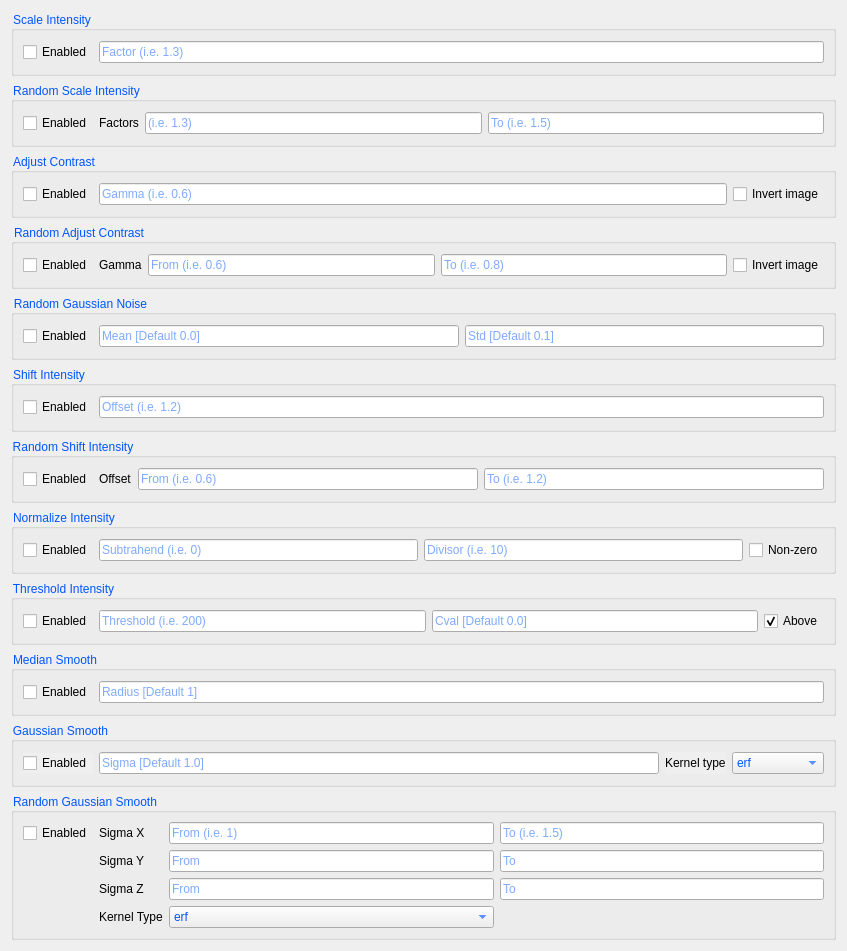
         <widget class="QWidget" name="scrollAreaWidgetContents_2">
          <property name="geometry">
           <rect>
            <x>0</x>
            <y>0</y>
            <width>847</width>
            <height>951</height>
           </rect>
          </property>
          <property name="layoutDirection">
           <enum>Qt::LeftToRight</enum>
          </property>
          <layout class="QVBoxLayout" name="verticalLayout_3">
           <item>
            <widget class="QGroupBox" name="groupBox_6">
             <property name="autoFillBackground">
              <bool>true</bool>
             </property>
             <property name="styleSheet">
              <string notr="true">color: rgb(0, 170, 255);
color: rgb(0, 85, 255);</string>
             </property>
             <property name="title">
              <string>Scale Intensity</string>
             </property>
             <layout class="QGridLayout" name="gridLayout_10">
              <item row="0" column="0">
               <widget class="QCheckBox" name="scaleIntensityEnabled">
                <property name="styleSheet">
                 <string notr="true">color: rgb(0, 0, 0)</string>
                </property>
                <property name="text">
                 <string>Enabled</string>
                </property>
               </widget>
              </item>
              <item row="0" column="1">
               <widget class="QLineEdit" name="scaleIntensityFactor">
                <property name="styleSheet">
                 <string notr="true">color: rgb(0, 85, 255);</string>
                </property>
                <property name="placeholderText">
                 <string>Factor (i.e. 1.3)</string>
                </property>
               </widget>
              </item>
             </layout>
            </widget>
           </item>
           <item>
            <widget class="QGroupBox" name="groupBox">
             <property name="enabled">
              <bool>true</bool>
             </property>
             <property name="autoFillBackground">
              <bool>true</bool>
             </property>
             <property name="styleSheet">
              <string notr="true">color: rgb(0, 85, 255);</string>
             </property>
             <property name="title">
              <string>Random Scale Intensity</string>
             </property>
             <layout class="QGridLayout" name="gridLayout_7">
              <item row="0" column="1">
               <widget class="QLabel" name="label_17">
                <property name="styleSheet">
                 <string notr="true">color: rgb(0, 0, 0);</string>
                </property>
                <property name="text">
                 <string>Factors</string>
                </property>
               </widget>
              </item>
              <item row="0" column="0">
               <widget class="QCheckBox" name="randomScaleIntensityEnabled">
                <property name="styleSheet">
                 <string notr="true">color: rgb(0, 0, 0);</string>
                </property>
                <property name="text">
                 <string>Enabled</string>
                </property>
               </widget>
              </item>
              <item row="0" column="2">
               <widget class="QLineEdit" name="randomScaleIntensityFactorFrom">
                <property name="styleSheet">
                 <string notr="true">color: rgb(0, 85, 255);</string>
                </property>
                <property name="placeholderText">
                 <string>(i.e. 1.3)</string>
                </property>
               </widget>
              </item>
              <item row="0" column="3">
               <widget class="QLineEdit" name="randomScaleIntensityFactorTo">
                <property name="styleSheet">
                 <string notr="true">color: rgb(0, 85, 255);</string>
                </property>
                <property name="placeholderText">
                 <string>To (i.e. 1.5)</string>
                </property>
               </widget>
              </item>
             </layout>
            </widget>
           </item>
           <item>
            <widget class="QGroupBox" name="groupBox_7">
             <property name="autoFillBackground">
              <bool>true</bool>
             </property>
             <property name="styleSheet">
              <string notr="true">color: rgb(0, 85, 255);</string>
             </property>
             <property name="title">
              <string>Adjust Contrast</string>
             </property>
             <layout class="QGridLayout" name="gridLayout_11">
              <item row="0" column="1">
               <widget class="QLineEdit" name="adjustContrastGamma">
                <property name="styleSheet">
                 <string notr="true">color: rgb(0, 85, 255);</string>
                </property>
                <property name="placeholderText">
                 <string>Gamma (i.e. 0.6)</string>
                </property>
               </widget>
              </item>
              <item row="0" column="0">
               <widget class="QCheckBox" name="adjustContrastEnabled">
                <property name="styleSheet">
                 <string notr="true">color: rgb(0, 0, 0);</string>
                </property>
                <property name="text">
                 <string>Enabled</string>
                </property>
               </widget>
              </item>
              <item row="0" column="2">
               <widget class="QCheckBox" name="adjustContrastInvertImage">
                <property name="styleSheet">
                 <string notr="true">color: rgb(0, 0, 0);</string>
                </property>
                <property name="text">
                 <string>Invert image</string>
                </property>
               </widget>
              </item>
             </layout>
            </widget>
           </item>
           <item>
            <widget class="QGroupBox" name="groupBox_2">
             <property name="enabled">
              <bool>true</bool>
             </property>
             <property name="autoFillBackground">
              <bool>true</bool>
             </property>
             <property name="styleSheet">
              <string notr="true">color: rgb(0, 85, 255);</string>
             </property>
             <property name="title">
              <string>Random Adjust Contrast</string>
             </property>
             <layout class="QGridLayout" name="gridLayout_8">
              <item row="0" column="2">
               <widget class="QLineEdit" name="randomAdjustContrastGammaFrom">
                <property name="styleSheet">
                 <string notr="true">color: rgb(0, 85, 255);</string>
                </property>
                <property name="placeholderText">
                 <string>From (i.e. 0.6)</string>
                </property>
               </widget>
              </item>
              <item row="0" column="0">
               <widget class="QCheckBox" name="randomAdjustContrastEnabled">
                <property name="styleSheet">
                 <string notr="true">color: rgb(0, 0,0);</string>
                </property>
                <property name="text">
                 <string>Enabled</string>
                </property>
               </widget>
              </item>
              <item row="0" column="3">
               <widget class="QLineEdit" name="randomAdjustContrastGammaTo">
                <property name="styleSheet">
                 <string notr="true">color: rgb(0, 85, 255);</string>
                </property>
                <property name="placeholderText">
                 <string>To (i.e. 0.8)</string>
                </property>
               </widget>
              </item>
              <item row="0" column="1">
               <widget class="QLabel" name="label_10">
                <property name="styleSheet">
                 <string notr="true">color: rgb(0, 0,0);</string>
                </property>
                <property name="text">
                 <string>Gamma</string>
                </property>
               </widget>
              </item>
              <item row="0" column="4">
               <widget class="QCheckBox" name="randomAdjustContrastInvertImage">
                <property name="styleSheet">
                 <string notr="true">color: rgb(0, 0,0);</string>
                </property>
                <property name="text">
                 <string>Invert image</string>
                </property>
               </widget>
              </item>
             </layout>
            </widget>
           </item>
           <item>
            <widget class="QGroupBox" name="groupBox_3">
             <property name="autoFillBackground">
              <bool>true</bool>
             </property>
             <property name="styleSheet">
              <string notr="true">color: rgb(0, 85, 255);</string>
             </property>
             <property name="title">
              <string>Random Gaussian Noise</string>
             </property>
             <layout class="QGridLayout" name="gridLayout_4">
              <item row="0" column="0">
               <widget class="QCheckBox" name="randomGaussianNoiseEnabled">
                <property name="styleSheet">
                 <string notr="true">color: rgb(0, 0, 0);</string>
                </property>
                <property name="text">
                 <string>Enabled</string>
                </property>
               </widget>
              </item>
              <item row="0" column="1">
               <widget class="QLineEdit" name="randomGaussianNoiseMean">
                <property name="styleSheet">
                 <string notr="true">color: rgb(0, 85, 255);</string>
                </property>
                <property name="placeholderText">
                 <string>Mean [Default 0.0]</string>
                </property>
               </widget>
              </item>
              <item row="0" column="2">
               <widget class="QLineEdit" name="randomGaussianNoiseStd">
                <property name="autoFillBackground">
                 <bool>false</bool>
                </property>
                <property name="styleSheet">
                 <string notr="true">color: rgb(0, 85, 255);</string>
                </property>
                <property name="placeholderText">
                 <string>Std [Default 0.1]</string>
                </property>
               </widget>
              </item>
             </layout>
            </widget>
           </item>
           <item>
            <widget class="QGroupBox" name="groupBox_4">
             <property name="autoFillBackground">
              <bool>true</bool>
             </property>
             <property name="styleSheet">
              <string notr="true">color: rgb(0, 85, 255);</string>
             </property>
             <property name="title">
              <string>Shift Intensity</string>
             </property>
             <layout class="QGridLayout" name="gridLayout_5">
              <item row="0" column="0">
               <widget class="QCheckBox" name="shiftIntensityEnabled">
                <property name="styleSheet">
                 <string notr="true">color: rgb(0, 0,0);</string>
                </property>
                <property name="text">
                 <string>Enabled</string>
                </property>
               </widget>
              </item>
              <item row="0" column="1">
               <widget class="QLineEdit" name="shiftIntensityOffset">
                <property name="styleSheet">
                 <string notr="true">color: rgb(0, 85, 255);</string>
                </property>
                <property name="placeholderText">
                 <string>Offset (i.e. 1.2)</string>
                </property>
               </widget>
              </item>
             </layout>
            </widget>
           </item>
           <item>
            <widget class="QGroupBox" name="groupBox_5">
             <property name="autoFillBackground">
              <bool>true</bool>
             </property>
             <property name="styleSheet">
              <string notr="true">color: rgb(0, 85, 255);</string>
             </property>
             <property name="title">
              <string>Random Shift Intensity</string>
             </property>
             <layout class="QGridLayout" name="gridLayout_9">
              <item row="0" column="2">
               <widget class="QLineEdit" name="randomShiftIntensityFrom">
                <property name="styleSheet">
                 <string notr="true">color: rgb(0, 85, 255);</string>
                </property>
                <property name="placeholderText">
                 <string>From (i.e. 0.6)</string>
                </property>
               </widget>
              </item>
              <item row="0" column="3">
               <widget class="QLineEdit" name="randomShiftIntensityTo">
                <property name="styleSheet">
                 <string notr="true">color: rgb(0, 85, 255);</string>
                </property>
                <property name="placeholderText">
                 <string>To (i.e. 1.2)</string>
                </property>
               </widget>
              </item>
              <item row="0" column="0">
               <widget class="QCheckBox" name="randomShiftIntensityEnabled">
                <property name="styleSheet">
                 <string notr="true">color: rgb(0, 0,0);</string>
                </property>
                <property name="text">
                 <string>Enabled</string>
                </property>
               </widget>
              </item>
              <item row="0" column="1">
               <widget class="QLabel" name="label_14">
                <property name="styleSheet">
                 <string notr="true">color: rgb(0, 0,0);</string>
                </property>
                <property name="text">
                 <string>Offset</string>
                </property>
               </widget>
              </item>
             </layout>
            </widget>
           </item>
           <item>
            <widget class="QGroupBox" name="groupBox_8">
             <property name="autoFillBackground">
              <bool>true</bool>
             </property>
             <property name="styleSheet">
              <string notr="true">color: rgb(0, 85, 255);</string>
             </property>
             <property name="title">
              <string>Normalize Intensity</string>
             </property>
             <layout class="QGridLayout" name="gridLayout_12">
              <item row="0" column="2">
               <widget class="QLineEdit" name="normalizeIntensityDivisor">
                <property name="styleSheet">
                 <string notr="true">color: rgb(0, 85, 255);</string>
                </property>
                <property name="placeholderText">
                 <string>Divisor (i.e. 10)</string>
                </property>
               </widget>
              </item>
              <item row="0" column="0">
               <widget class="QCheckBox" name="normalizeIntensityEnabled">
                <property name="styleSheet">
                 <string notr="true">color: rgb(0, 0, 0);</string>
                </property>
                <property name="text">
                 <string>Enabled</string>
                </property>
               </widget>
              </item>
              <item row="0" column="1">
               <widget class="QLineEdit" name="normalizeIntensitySubtrahend">
                <property name="styleSheet">
                 <string notr="true">color: rgb(0, 85, 255);</string>
                </property>
                <property name="placeholderText">
                 <string>Subtrahend (i.e. 0)</string>
                </property>
               </widget>
              </item>
              <item row="0" column="3">
               <widget class="QCheckBox" name="normalizeIntensityNonZero">
                <property name="styleSheet">
                 <string notr="true">color: rgb(0, 0, 0);</string>
                </property>
                <property name="text">
                 <string>Non-zero</string>
                </property>
               </widget>
              </item>
             </layout>
            </widget>
           </item>
           <item>
            <widget class="QGroupBox" name="groupBox_9">
             <property name="focusPolicy">
              <enum>Qt::WheelFocus</enum>
             </property>
             <property name="toolTip">
              <string>filter values above the threshold or below the threshold</string>
             </property>
             <property name="toolTipDuration">
              <number>5008</number>
             </property>
             <property name="autoFillBackground">
              <bool>true</bool>
             </property>
             <property name="styleSheet">
              <string notr="true">color: rgb(0, 85, 255);</string>
             </property>
             <property name="title">
              <string>Threshold Intensity</string>
             </property>
             <layout class="QGridLayout" name="gridLayout_13">
              <item row="0" column="0">
               <widget class="QCheckBox" name="thresholdIntensityEnabled">
                <property name="styleSheet">
                 <string notr="true">color: rgb(0, 0,0);</string>
                </property>
                <property name="text">
                 <string>Enabled</string>
                </property>
               </widget>
              </item>
              <item row="0" column="1">
               <widget class="QLineEdit" name="thresholdIntensityValue">
                <property name="styleSheet">
                 <string notr="true">color: rgb(0, 85, 255);</string>
                </property>
                <property name="placeholderText">
                 <string>Threshold (i.e. 200)</string>
                </property>
               </widget>
              </item>
              <item row="0" column="2">
               <widget class="QLineEdit" name="thresholdIntensityCVal">
                <property name="toolTip">
                 <string>value to fill the remaining parts of the image, default is 0.</string>
                </property>
                <property name="toolTipDuration">
                 <number>5000</number>
                </property>
                <property name="styleSheet">
                 <string notr="true">color: rgb(0, 85, 255);</string>
                </property>
                <property name="placeholderText">
                 <string>Cval [Default 0.0]</string>
                </property>
               </widget>
              </item>
              <item row="0" column="3">
               <widget class="QCheckBox" name="thresholdIntensityAbove">
                <property name="focusPolicy">
                 <enum>Qt::WheelFocus</enum>
                </property>
                <property name="toolTip">
                 <string>filter values above the threshold or below the threshold</string>
                </property>
                <property name="toolTipDuration">
                 <number>5008</number>
                </property>
                <property name="styleSheet">
                 <string notr="true">color: rgb(0, 0,0);</string>
                </property>
                <property name="text">
                 <string>Above</string>
                </property>
                <property name="checked">
                 <bool>true</bool>
                </property>
               </widget>
              </item>
             </layout>
            </widget>
           </item>
           <item>
            <widget class="QGroupBox" name="groupBox_10">
             <property name="autoFillBackground">
              <bool>true</bool>
             </property>
             <property name="styleSheet">
              <string notr="true">color: rgb(0, 85, 255);</string>
             </property>
             <property name="title">
              <string>Median Smooth</string>
             </property>
             <layout class="QGridLayout" name="gridLayout_14">
              <item row="0" column="0">
               <widget class="QCheckBox" name="medianSmoothEnabled">
                <property name="styleSheet">
                 <string notr="true">color: rgb(0, 0,0);</string>
                </property>
                <property name="text">
                 <string>Enabled</string>
                </property>
               </widget>
              </item>
              <item row="0" column="1">
               <widget class="QLineEdit" name="medianSmoothRadius">
                <property name="styleSheet">
                 <string notr="true">color: rgb(0, 85, 255);</string>
                </property>
                <property name="placeholderText">
                 <string>Radius [Default 1]</string>
                </property>
               </widget>
              </item>
             </layout>
            </widget>
           </item>
           <item>
            <widget class="QGroupBox" name="groupBox_11">
             <property name="autoFillBackground">
              <bool>true</bool>
             </property>
             <property name="styleSheet">
              <string notr="true">color: rgb(0, 85, 255);</string>
             </property>
             <property name="title">
              <string>Gaussian Smooth</string>
             </property>
             <layout class="QGridLayout" name="gridLayout_15">
              <item row="0" column="1">
               <widget class="QLineEdit" name="gaussianSmoothSigma">
                <property name="styleSheet">
                 <string notr="true">color: rgb(0, 85, 255);</string>
                </property>
                <property name="placeholderText">
                 <string>Sigma [Default 1.0]</string>
                </property>
               </widget>
              </item>
              <item row="0" column="0">
               <widget class="QCheckBox" name="gaussianSmoothEnabled">
                <property name="autoFillBackground">
                 <bool>true</bool>
                </property>
                <property name="styleSheet">
                 <string notr="true">color: rgb(0, 0,0);</string>
                </property>
                <property name="text">
                 <string>Enabled</string>
                </property>
               </widget>
              </item>
              <item row="0" column="3">
               <widget class="QComboBox" name="gaussianSmoothKernelType">
                <item>
                 <property name="text">
                  <string>erf</string>
                 </property>
                </item>
                <item>
                 <property name="text">
                  <string>sampled</string>
                 </property>
                </item>
                <item>
                 <property name="text">
                  <string>scalespace</string>
                 </property>
                </item>
               </widget>
              </item>
              <item row="0" column="2">
               <widget class="QLabel" name="label_18">
                <property name="autoFillBackground">
                 <bool>true</bool>
                </property>
                <property name="styleSheet">
                 <string notr="true">color: rgb(0, 0,0);</string>
                </property>
                <property name="text">
                 <string>Kernel type</string>
                </property>
               </widget>
              </item>
             </layout>
            </widget>
           </item>
           <item>
            <widget class="QGroupBox" name="groupBox_12">
             <property name="autoFillBackground">
              <bool>true</bool>
             </property>
             <property name="styleSheet">
              <string notr="true">color: rgb(0, 85, 255);</string>
             </property>
             <property name="title">
              <string>Random Gaussian Smooth</string>
             </property>
             <layout class="QGridLayout" name="gridLayout_16">
              <item row="0" column="4">
               <widget class="QLineEdit" name="randGaussianSmoothSigmaXTo">
                <property name="placeholderText">
                 <string>To (i.e. 1.5)</string>
                </property>
               </widget>
              </item>
              <item row="1" column="3">
               <widget class="QLineEdit" name="randGaussianSmoothSigmaYFrom">
                <property name="placeholderText">
                 <string>From</string>
                </property>
               </widget>
              </item>
              <item row="2" column="1">
               <widget class="QLabel" name="label_21">
                <property name="styleSheet">
                 <string notr="true">color: rgb(0, 0, 0);</string>
                </property>
                <property name="text">
                 <string>Sigma Z</string>
                </property>
               </widget>
              </item>
              <item row="1" column="1">
               <widget class="QLabel" name="label_20">
                <property name="styleSheet">
                 <string notr="true">color: rgb(0, 0, 0);</string>
                </property>
                <property name="text">
                 <string>Sigma Y</string>
                </property>
               </widget>
              </item>
              <item row="0" column="0">
               <widget class="QCheckBox" name="randGaussianSmoothEnabled">
                <property name="styleSheet">
                 <string notr="true">color: rgb(0, 0, 0);</string>
                </property>
                <property name="text">
                 <string>Enabled</string>
                </property>
               </widget>
              </item>
              <item row="1" column="4">
               <widget class="QLineEdit" name="randGaussianSmoothSigmaYTo">
                <property name="placeholderText">
                 <string>To</string>
                </property>
               </widget>
              </item>
              <item row="2" column="3">
               <widget class="QLineEdit" name="randGaussianSmoothSigmaZFrom">
                <property name="placeholderText">
                 <string>From</string>
                </property>
               </widget>
              </item>
              <item row="0" column="1">
               <widget class="QLabel" name="label_19">
                <property name="styleSheet">
                 <string notr="true">color: rgb(0, 0, 0);</string>
                </property>
                <property name="text">
                 <string>Sigma X</string>
                </property>
               </widget>
              </item>
              <item row="2" column="4">
               <widget class="QLineEdit" name="randGaussianSmoothSigmaZTo">
                <property name="placeholderText">
                 <string>To</string>
                </property>
               </widget>
              </item>
              <item row="0" column="3">
               <widget class="QLineEdit" name="randGaussianSmoothSigmaXFrom">
                <property name="placeholderText">
                 <string>From (i.e. 1)</string>
                </property>
               </widget>
              </item>
              <item row="3" column="1">
               <widget class="QLabel" name="label_22">
                <property name="styleSheet">
                 <string notr="true">color: rgb(0, 0, 0);</string>
                </property>
                <property name="text">
                 <string>Kernel Type</string>
                </property>
               </widget>
              </item>
              <item row="3" column="3">
               <widget class="QComboBox" name="randGaussianSmoothKernelType">
                <item>
                 <property name="text">
                  <string>erf</string>
                 </property>
                </item>
                <item>
                 <property name="text">
                  <string>sampled</string>
                 </property>
                </item>
                <item>
                 <property name="text">
                  <string>scalespace</string>
                 </property>
                </item>
               </widget>
              </item>
             </layout>
            </widget>
           </item>
          </layout>
         </widget>
